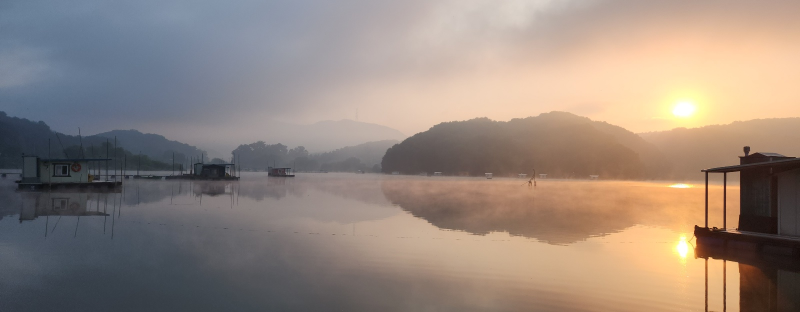
#> input picture 06_CV_기초실습자료/images/1111.jpg, 1600 x 624 px (shown at 1/2 size)
$ python 01_imaging_6_3.py
#> lines starting #> are read from the running program, lines starting #| are printed output that depends on the picture
import numpy as np
import cv2
import matplotlib.pyplot as plt
from matplotlib.widgets import Slider

# 이미지를 바이트 배열로 읽기
ff = np.fromfile(r'images\1111.jpg', np.uint8)

# 바이트 배열을 이미지로 디코딩(원본 이미지를 그대로(unchanged) 읽어옴)
img = cv2.imdecode(ff, cv2.IMREAD_UNCHANGED)
#> img is the input picture: shape (624, 1600, 3); mean B, G, R 125.4, 135, 149.7

# 이미지 크기 조정
img = cv2.resize(img, dsize=(0,0), fx=1.0, fy=1.0, interpolation=cv2.INTER_LINEAR)

# 초기 sigma_s와 sigma_r 값
initial_sigma_s = 100
initial_sigma_r = 0.1

# 초기 스타일화 이미지 생성
pic = cv2.stylization(img, sigma_s=initial_sigma_s, sigma_r=initial_sigma_r)
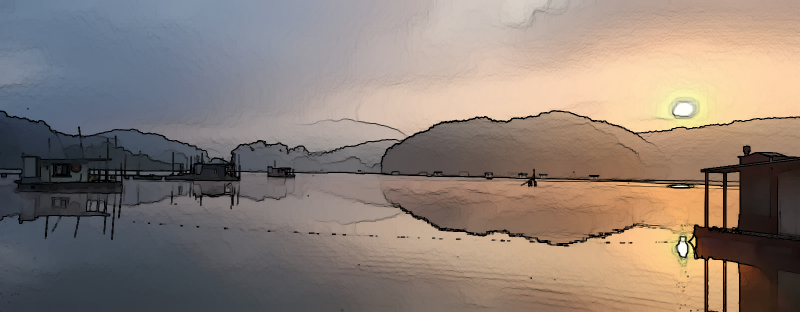
#> pic: shape (624, 1600, 3) (shown at 1/2 size); mean B, G, R 118.2, 126.9, 140.4

# Matplotlib Figure 생성
fig, ax = plt.subplots()
plt.subplots_adjust(left=0.25, bottom=0.25)

# 스타일화된 이미지 표시
image_display = plt.imshow(cv2.cvtColor(pic, cv2.COLOR_BGR2RGB))
plt.axis('off')  # 축 표시하지 않음
plt.title('Painting Style')

# Sigma_s 슬라이더 추가
ax_sigma_s = plt.axes([0.25, 0.1, 0.65, 0.03])
slider_sigma_s = Slider(ax_sigma_s, 'Sigma_s', 0, 200, valinit=initial_sigma_s)

# Sigma_r 슬라이더 추가
ax_sigma_r = plt.axes([0.25, 0.15, 0.65, 0.03])
slider_sigma_r = Slider(ax_sigma_r, 'Sigma_r', 0, 1, valinit=initial_sigma_r, valstep=0.01)

# 슬라이더 값이 변경될 때 호출되는 함수
def update(val):
    sigma_s = slider_sigma_s.val
    sigma_r = slider_sigma_r.val
    pic = cv2.stylization(img, sigma_s=sigma_s, sigma_r=sigma_r)
    image_display.set_data(cv2.cvtColor(pic, cv2.COLOR_BGR2RGB))
    fig.canvas.draw_idle()

# 슬라이더 값이 변경될 때 update 함수 호출
slider_sigma_s.on_changed(update)
slider_sigma_r.on_changed(update)

plt.show()
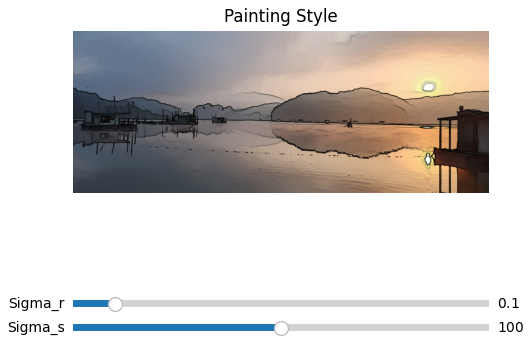
#> figure drawn by matplotlib, 3 panels

$ run again, with 06_CV_기초실습자료/images/2222.jpg copied over 06_CV_기초실습자료/images/1111.jpg
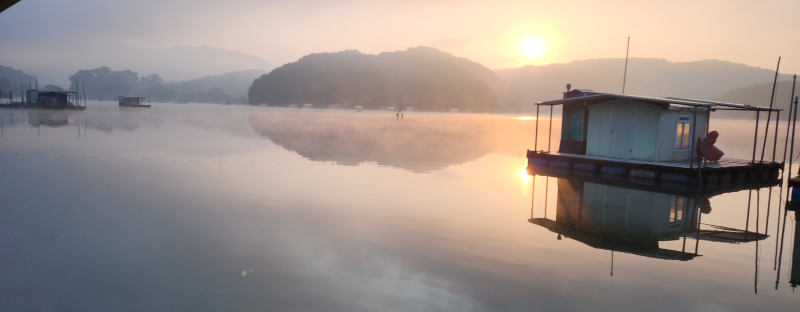
#> input picture 06_CV_기초실습자료/images/2222.jpg, 1600 x 624 px (shown at 1/2 size)
#> img is the input picture: shape (624, 1600, 3); mean B, G, R 138.2, 143.9, 155.6
#> `pic = cv2.stylization(img, sigma_s=initial_sigma_s, sigma_r=initial_si..`:
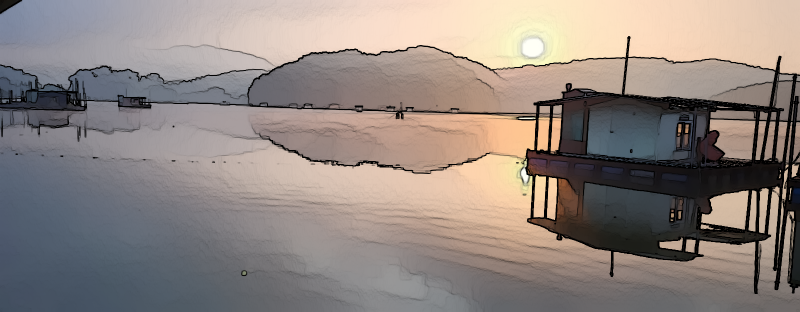
#> pic: shape (624, 1600, 3) (shown at 1/2 size); mean B, G, R 128.1, 133.2, 143.6
#> `plt.show()`:
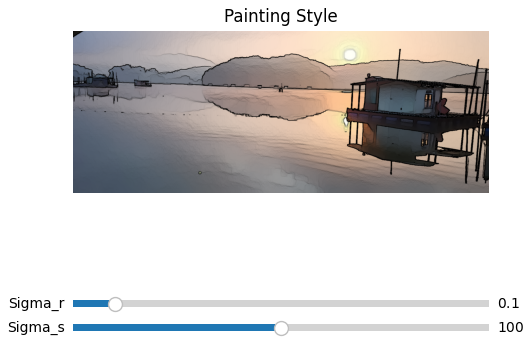
#> figure drawn by matplotlib, 3 panels

$ run again, with 06_CV_기초실습자료/images/3333.jpg copied over 06_CV_기초실습자료/images/1111.jpg
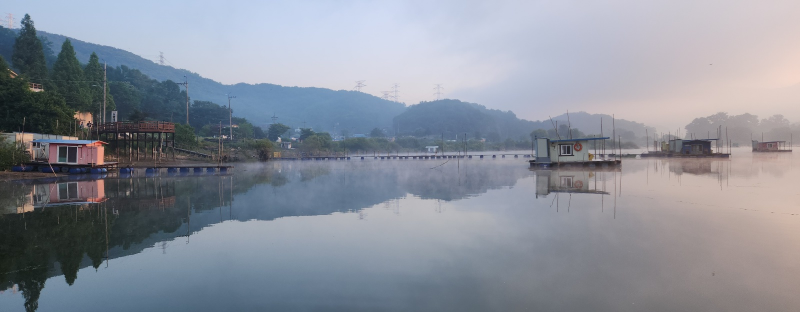
#> input picture 06_CV_기초실습자료/images/3333.jpg, 1600 x 624 px (shown at 1/2 size)
#> img is the input picture: shape (624, 1600, 3); mean B, G, R 154, 143.1, 138.1
#> `pic = cv2.stylization(img, sigma_s=initial_sigma_s, sigma_r=initial_si..`:
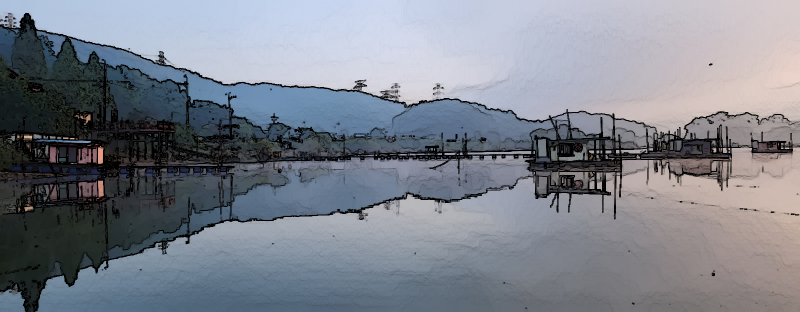
#> pic: shape (624, 1600, 3) (shown at 1/2 size); mean B, G, R 139.6, 129.7, 124.9
#> `plt.show()`:
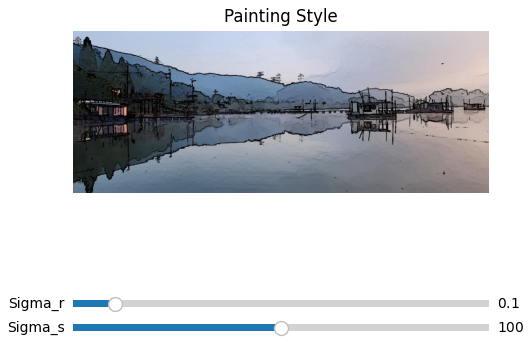
#> figure drawn by matplotlib, 3 panels

$ run again, with 06_CV_기초실습자료/images/4444.jpg copied over 06_CV_기초실습자료/images/1111.jpg
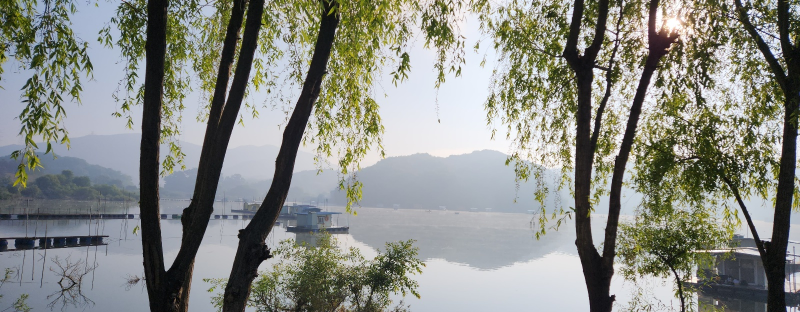
#> input picture 06_CV_기초실습자료/images/4444.jpg, 1600 x 624 px (shown at 1/2 size)
#> img is the input picture: shape (624, 1600, 3); mean B, G, R 133, 138.9, 136.6
#> `pic = cv2.stylization(img, sigma_s=initial_sigma_s, sigma_r=initial_si..`:
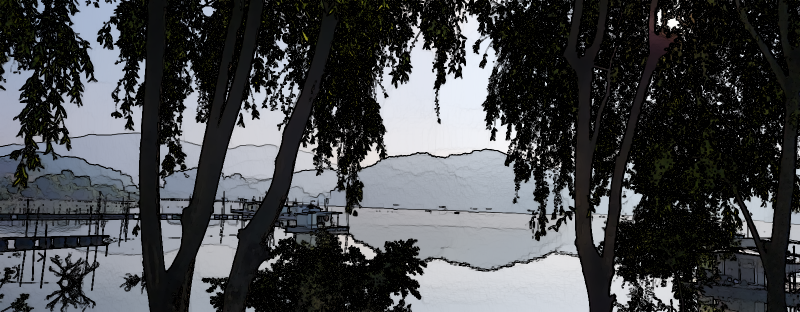
#> pic: shape (624, 1600, 3) (shown at 1/2 size); mean B, G, R 74.7, 72, 70
#> `plt.show()`:
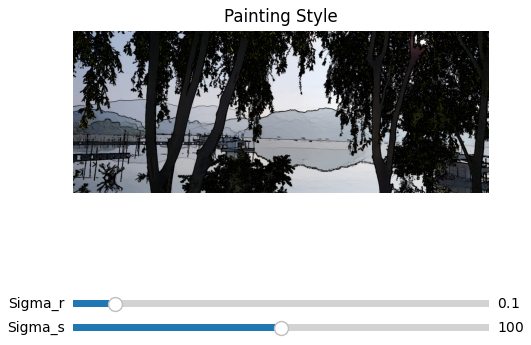
#> figure drawn by matplotlib, 3 panels
